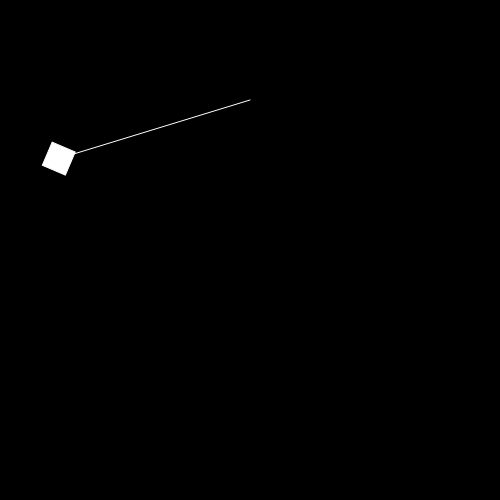
Frame 1 (no input)
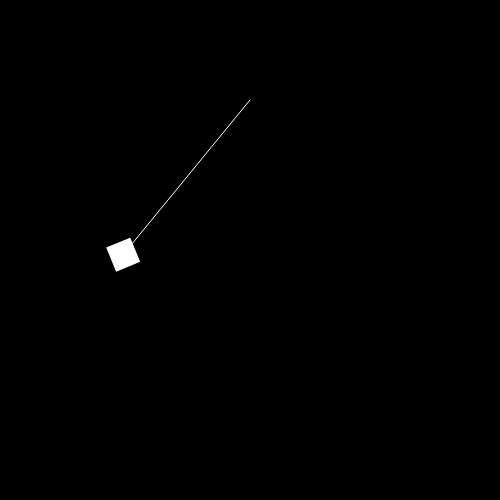
Frame 60 (no input)
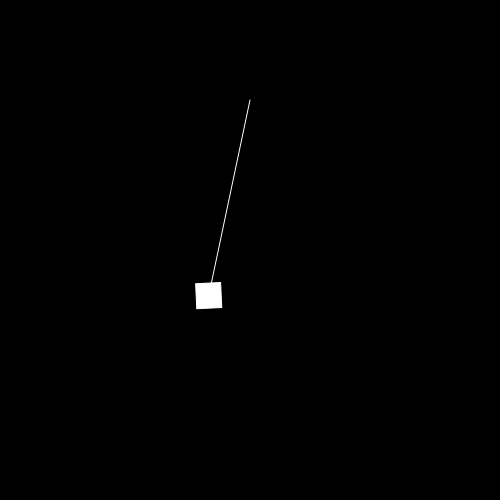
Frame 120 (the mouse pressed at the canvas centre since frame 60)

The p5.js sketch that drew these frames (run headless with seeded random() and noise() and a simulated clock; from frame 60 on, the mouse is pressed at the canvas centre):

// p5.js sketch
// ── sketch.js

let test;

function setup () {

    createCanvas ( 500,500)

    let origin = createVector (width/2, 100)
    let bob = createVector (width/2,300)
    test = new Pendulum (origin, bob)
    
}

function draw () {

        background(0);

        
        
        test.update();
        
        test.display();
        test.drag();
        
        
}

function mousePressed () {
    test.clicked(mouseX, mouseY)
}

function mouseReleased () {
    test.stoppDragging ()
}

class Pendulum {
    constructor (originVector,bobVector) {
    this.origin = originVector,
    this.bob = bobVector,
    this.ropeLength = bobVector.y - originVector.y
    this.angle = 5;
    this.aVelocity = .00;
    this.aAcceleration = 0
    this.g = .01
    this.mass= 1
    this.dragging = false

    }

    display () {
        
        let x = this.origin.x + this.ropeLength * sin (this.angle)
        let y = this.origin.y + this.ropeLength * cos ( this.angle)

        
        this.bob = createVector (x,y)

        stroke (255)

        line(this.origin.x,this.origin.y, this.bob.x, this.bob.y)

        push ()
        rectMode (CENTER)
        translate (this.bob.x,this.bob.y)
        rotate (this.angle *4 + PI/4)
        rect ( 0,0, 25 ,25)
        pop ()
    }

    update () {
       
        if (!this.dragging) {
        this.aAcceleration = (-1 * this.g * sin(this.angle) ) * this.mass;
        this.aVelocity+= this.aAcceleration;
        this.angle  += this.aVelocity

        this.aVelocity *= .99
        }
        
    }

    clicked (mx,my) {

        let d = dist(mx,my, this.bob.x, this.bob.y);
        let r = (25/2) * 1.414
        if (d < r) {
           this.dragging = true;
        }

    }

    stoppDragging () {
        if (this.dragging) {
            this.aVelocity = 0;
            this.dragging = false;
        }
    }

    drag () {
        if (this.dragging) {
            let diff = p5.Vector.sub(this.origin, createVector (mouseX, mouseY))
            this.angle = atan2(-diff.y, diff.x) - PI/2
        }
    }

    
}
